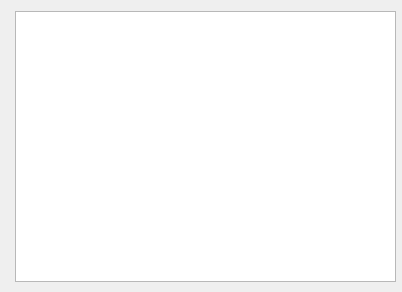
<?xml version="1.0" encoding="UTF-8"?>
<ui version="4.0">
 <class>TagDialog</class>
 <widget class="QDialog" name="TagDialog">
  <property name="geometry">
   <rect>
    <x>0</x>
    <y>0</y>
    <width>402</width>
    <height>292</height>
   </rect>
  </property>
  <property name="windowTitle">
   <string>View Tag Dicom</string>
  </property>
  <widget class="QListWidget" name="listWidget">
   <property name="geometry">
    <rect>
     <x>15</x>
     <y>11</y>
     <width>381</width>
     <height>271</height>
    </rect>
   </property>
  </widget>
 </widget>
 <resources/>
 <connections/>
</ui>
